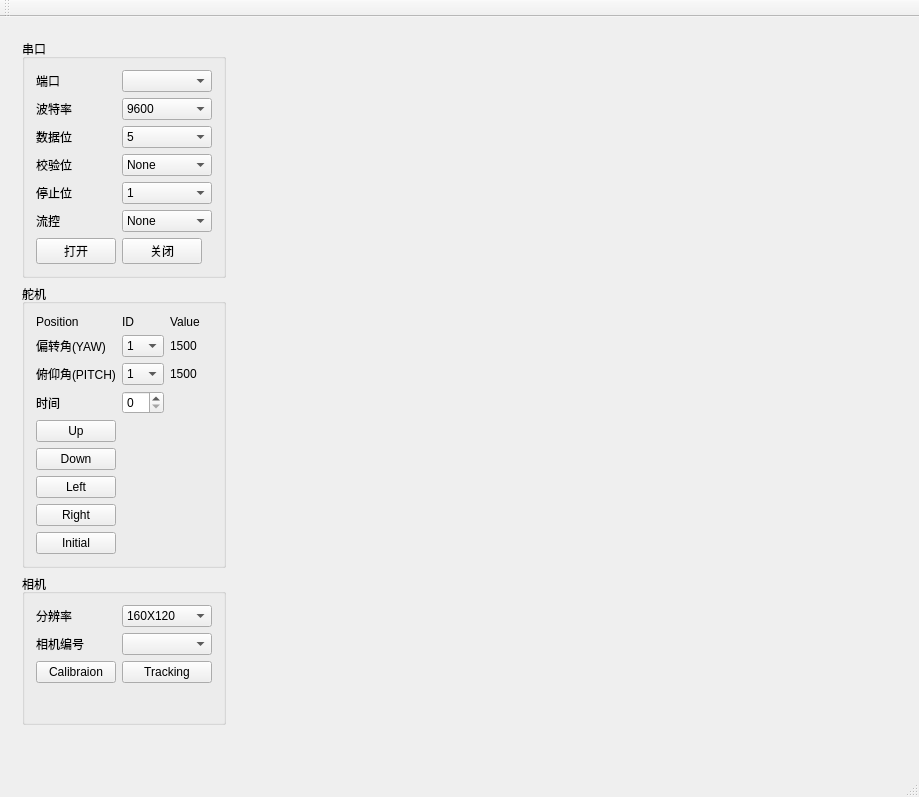
<?xml version="1.0" encoding="UTF-8"?>
<ui version="4.0">
 <class>MainWindow</class>
 <widget class="QMainWindow" name="MainWindow">
  <property name="geometry">
   <rect>
    <x>0</x>
    <y>0</y>
    <width>919</width>
    <height>797</height>
   </rect>
  </property>
  <property name="windowTitle">
   <string>MainWindow</string>
  </property>
  <widget class="QWidget" name="centralWidget">
   <layout class="QHBoxLayout" name="horizontalLayout_2">
    <item>
     <widget class="QWidget" name="widget_2" native="true">
      <property name="sizePolicy">
       <sizepolicy hsizetype="Fixed" vsizetype="Preferred">
        <horstretch>0</horstretch>
        <verstretch>0</verstretch>
       </sizepolicy>
      </property>
      <layout class="QGridLayout" name="gridLayout">
       <item row="2" column="0">
        <widget class="QGroupBox" name="groupBox_ServoMotor">
         <property name="sizePolicy">
          <sizepolicy hsizetype="Preferred" vsizetype="Fixed">
           <horstretch>0</horstretch>
           <verstretch>0</verstretch>
          </sizepolicy>
         </property>
         <property name="title">
          <string>舵机</string>
         </property>
         <layout class="QGridLayout" name="gridLayout_2">
          <item row="7" column="0">
           <widget class="QPushButton" name="pushButton_Right">
            <property name="text">
             <string>Right</string>
            </property>
           </widget>
          </item>
          <item row="5" column="0">
           <widget class="QPushButton" name="pushButton_Down">
            <property name="text">
             <string>Down</string>
            </property>
           </widget>
          </item>
          <item row="2" column="1">
           <widget class="QComboBox" name="comboBox_pitchID">
            <item>
             <property name="text">
              <string>1</string>
             </property>
            </item>
            <item>
             <property name="text">
              <string>2</string>
             </property>
            </item>
            <item>
             <property name="text">
              <string>3</string>
             </property>
            </item>
            <item>
             <property name="text">
              <string>4</string>
             </property>
            </item>
            <item>
             <property name="text">
              <string>5</string>
             </property>
            </item>
            <item>
             <property name="text">
              <string>6</string>
             </property>
            </item>
           </widget>
          </item>
          <item row="4" column="0">
           <widget class="QPushButton" name="pushButton_Up">
            <property name="text">
             <string>Up</string>
            </property>
           </widget>
          </item>
          <item row="8" column="0">
           <widget class="QPushButton" name="pushButton_Initial">
            <property name="text">
             <string>Initial</string>
            </property>
           </widget>
          </item>
          <item row="1" column="2">
           <widget class="QLabel" name="label_yawPosition">
            <property name="text">
             <string>1500</string>
            </property>
           </widget>
          </item>
          <item row="2" column="0">
           <widget class="QLabel" name="label_14">
            <property name="text">
             <string>俯仰角(PITCH)</string>
            </property>
           </widget>
          </item>
          <item row="6" column="0">
           <widget class="QPushButton" name="pushButton_Left">
            <property name="text">
             <string>Left</string>
            </property>
           </widget>
          </item>
          <item row="1" column="1">
           <widget class="QComboBox" name="comboBox_yawID">
            <item>
             <property name="text">
              <string>1</string>
             </property>
            </item>
            <item>
             <property name="text">
              <string>2</string>
             </property>
            </item>
            <item>
             <property name="text">
              <string>3</string>
             </property>
            </item>
            <item>
             <property name="text">
              <string>4</string>
             </property>
            </item>
            <item>
             <property name="text">
              <string>5</string>
             </property>
            </item>
            <item>
             <property name="text">
              <string>6</string>
             </property>
            </item>
           </widget>
          </item>
          <item row="1" column="0">
           <widget class="QLabel" name="label_11">
            <property name="text">
             <string>偏转角(YAW)</string>
            </property>
           </widget>
          </item>
          <item row="0" column="1">
           <widget class="QLabel" name="label_9">
            <property name="text">
             <string>ID</string>
            </property>
           </widget>
          </item>
          <item row="2" column="2">
           <widget class="QLabel" name="label_pitchPosition">
            <property name="text">
             <string>1500</string>
            </property>
           </widget>
          </item>
          <item row="0" column="0">
           <widget class="QLabel" name="label_8">
            <property name="text">
             <string>Position</string>
            </property>
           </widget>
          </item>
          <item row="0" column="2">
           <widget class="QLabel" name="label_10">
            <property name="text">
             <string>Value</string>
            </property>
           </widget>
          </item>
          <item row="3" column="0">
           <widget class="QLabel" name="label_12">
            <property name="text">
             <string>时间</string>
            </property>
           </widget>
          </item>
          <item row="3" column="1">
           <widget class="QSpinBox" name="spinBox_time"/>
          </item>
         </layout>
        </widget>
       </item>
       <item row="3" column="0">
        <widget class="QGroupBox" name="groupBox_Camera">
         <property name="title">
          <string>相机</string>
         </property>
         <layout class="QFormLayout" name="formLayout_4">
          <item row="0" column="0">
           <widget class="QLabel" name="label_7">
            <property name="text">
             <string>分辨率</string>
            </property>
           </widget>
          </item>
          <item row="0" column="1">
           <widget class="QComboBox" name="comboBox_videoResolution">
            <item>
             <property name="text">
              <string>160X120</string>
             </property>
            </item>
            <item>
             <property name="text">
              <string>320X240</string>
             </property>
            </item>
            <item>
             <property name="text">
              <string>424X240</string>
             </property>
            </item>
            <item>
             <property name="text">
              <string>640X360</string>
             </property>
            </item>
            <item>
             <property name="text">
              <string>800X448</string>
             </property>
            </item>
            <item>
             <property name="text">
              <string>960X544</string>
             </property>
            </item>
            <item>
             <property name="text">
              <string>1280X720</string>
             </property>
            </item>
           </widget>
          </item>
          <item row="2" column="0">
           <widget class="QPushButton" name="pushButton_videoCalibration">
            <property name="text">
             <string>Calibraion</string>
            </property>
           </widget>
          </item>
          <item row="2" column="1">
           <widget class="QPushButton" name="pushButton_videoTracking">
            <property name="text">
             <string>Tracking</string>
            </property>
           </widget>
          </item>
          <item row="1" column="1">
           <widget class="QComboBox" name="comboBox_cameraNumber"/>
          </item>
          <item row="1" column="0">
           <widget class="QLabel" name="label_13">
            <property name="text">
             <string>相机编号</string>
            </property>
           </widget>
          </item>
         </layout>
        </widget>
       </item>
       <item row="1" column="0">
        <widget class="QGroupBox" name="groupBox_SerialPort">
         <property name="sizePolicy">
          <sizepolicy hsizetype="Preferred" vsizetype="Fixed">
           <horstretch>0</horstretch>
           <verstretch>0</verstretch>
          </sizepolicy>
         </property>
         <property name="title">
          <string>串口</string>
         </property>
         <layout class="QFormLayout" name="formLayout_3">
          <item row="0" column="0">
           <widget class="QLabel" name="label">
            <property name="text">
             <string>端口</string>
            </property>
            <property name="alignment">
             <set>Qt::AlignLeading|Qt::AlignLeft|Qt::AlignVCenter</set>
            </property>
           </widget>
          </item>
          <item row="0" column="1">
           <widget class="QComboBox" name="comboBox_SerialPort"/>
          </item>
          <item row="1" column="0">
           <widget class="QLabel" name="label_2">
            <property name="sizePolicy">
             <sizepolicy hsizetype="Preferred" vsizetype="Preferred">
              <horstretch>0</horstretch>
              <verstretch>0</verstretch>
             </sizepolicy>
            </property>
            <property name="text">
             <string>波特率</string>
            </property>
           </widget>
          </item>
          <item row="1" column="1">
           <widget class="QComboBox" name="comboBox_baudRate">
            <item>
             <property name="text">
              <string>9600</string>
             </property>
            </item>
            <item>
             <property name="text">
              <string>19200</string>
             </property>
            </item>
            <item>
             <property name="text">
              <string>38400</string>
             </property>
            </item>
            <item>
             <property name="text">
              <string>57600</string>
             </property>
            </item>
            <item>
             <property name="text">
              <string>115200</string>
             </property>
            </item>
            <item>
             <property name="text">
              <string>Custom</string>
             </property>
            </item>
           </widget>
          </item>
          <item row="2" column="0">
           <widget class="QLabel" name="label_3">
            <property name="text">
             <string>数据位</string>
            </property>
           </widget>
          </item>
          <item row="2" column="1">
           <widget class="QComboBox" name="comboBox_dataBits">
            <item>
             <property name="text">
              <string>5</string>
             </property>
            </item>
            <item>
             <property name="text">
              <string>6</string>
             </property>
            </item>
            <item>
             <property name="text">
              <string>7</string>
             </property>
            </item>
            <item>
             <property name="text">
              <string>8</string>
             </property>
            </item>
           </widget>
          </item>
          <item row="3" column="0">
           <widget class="QLabel" name="label_4">
            <property name="text">
             <string>校验位</string>
            </property>
           </widget>
          </item>
          <item row="3" column="1">
           <widget class="QComboBox" name="comboBox_parity">
            <item>
             <property name="text">
              <string>None</string>
             </property>
            </item>
            <item>
             <property name="text">
              <string>Even</string>
             </property>
            </item>
            <item>
             <property name="text">
              <string>Odd</string>
             </property>
            </item>
            <item>
             <property name="text">
              <string>Mark</string>
             </property>
            </item>
            <item>
             <property name="text">
              <string>Space</string>
             </property>
            </item>
           </widget>
          </item>
          <item row="4" column="0">
           <widget class="QLabel" name="label_5">
            <property name="text">
             <string>停止位</string>
            </property>
           </widget>
          </item>
          <item row="4" column="1">
           <widget class="QComboBox" name="comboBox_stopBits">
            <item>
             <property name="text">
              <string>1</string>
             </property>
            </item>
            <item>
             <property name="text">
              <string>1.5</string>
             </property>
            </item>
            <item>
             <property name="text">
              <string>2</string>
             </property>
            </item>
           </widget>
          </item>
          <item row="5" column="0">
           <widget class="QLabel" name="label_6">
            <property name="text">
             <string>流控</string>
            </property>
           </widget>
          </item>
          <item row="5" column="1">
           <widget class="QComboBox" name="comboBox_flowControl">
            <item>
             <property name="text">
              <string>None</string>
             </property>
            </item>
            <item>
             <property name="text">
              <string>RTS/CTS</string>
             </property>
            </item>
            <item>
             <property name="text">
              <string>XON/XOFF</string>
             </property>
            </item>
           </widget>
          </item>
          <item row="7" column="0">
           <widget class="QPushButton" name="pushButton_openSerialPort">
            <property name="text">
             <string>打开</string>
            </property>
           </widget>
          </item>
          <item row="7" column="1">
           <widget class="QPushButton" name="pushButton_closeSerialPort">
            <property name="sizePolicy">
             <sizepolicy hsizetype="Fixed" vsizetype="Fixed">
              <horstretch>0</horstretch>
              <verstretch>0</verstretch>
             </sizepolicy>
            </property>
            <property name="layoutDirection">
             <enum>Qt::LeftToRight</enum>
            </property>
            <property name="text">
             <string>关闭</string>
            </property>
           </widget>
          </item>
         </layout>
        </widget>
       </item>
       <item row="4" column="0">
        <widget class="QWidget" name="widget" native="true">
         <property name="sizePolicy">
          <sizepolicy hsizetype="Fixed" vsizetype="Fixed">
           <horstretch>0</horstretch>
           <verstretch>0</verstretch>
          </sizepolicy>
         </property>
         <layout class="QVBoxLayout" name="verticalLayout_2"/>
        </widget>
       </item>
      </layout>
     </widget>
    </item>
    <item>
     <widget class="QWidget" name="widget_Video" native="true"/>
    </item>
   </layout>
  </widget>
  <widget class="QMenuBar" name="menuBar">
   <property name="geometry">
    <rect>
     <x>0</x>
     <y>0</y>
     <width>919</width>
     <height>26</height>
    </rect>
   </property>
  </widget>
  <widget class="QToolBar" name="mainToolBar">
   <attribute name="toolBarArea">
    <enum>TopToolBarArea</enum>
   </attribute>
   <attribute name="toolBarBreak">
    <bool>false</bool>
   </attribute>
  </widget>
  <widget class="QStatusBar" name="statusBar"/>
 </widget>
 <layoutdefault spacing="6" margin="11"/>
 <resources/>
 <connections/>
</ui>
